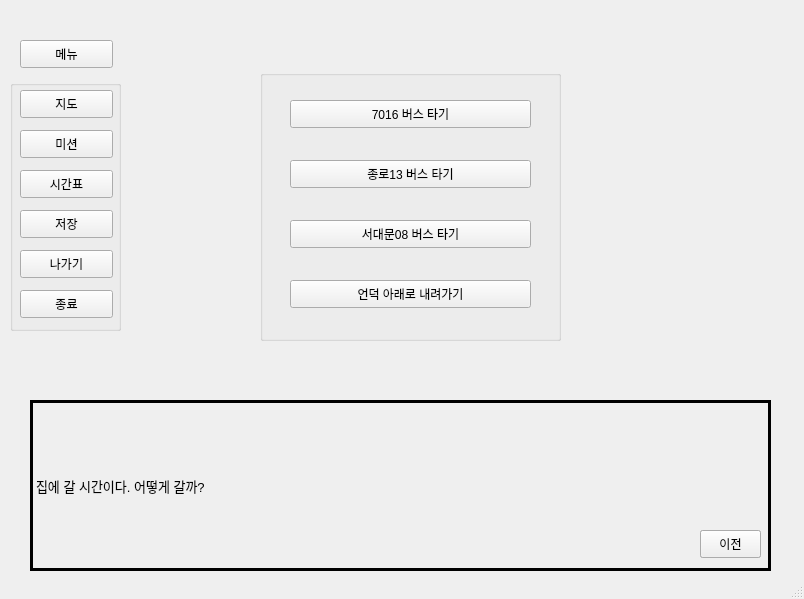
<?xml version="1.0" encoding="UTF-8"?>
<ui version="4.0">
 <class>SSG</class>
 <widget class="QMainWindow" name="SSG">
  <property name="geometry">
   <rect>
    <x>0</x>
    <y>0</y>
    <width>804</width>
    <height>599</height>
   </rect>
  </property>
  <property name="windowTitle">
   <string>SSG</string>
  </property>
  <widget class="QWidget" name="centralwidget">
   <widget class="QPushButton" name="menu">
    <property name="geometry">
     <rect>
      <x>20</x>
      <y>40</y>
      <width>93</width>
      <height>28</height>
     </rect>
    </property>
    <property name="text">
     <string>메뉴</string>
    </property>
   </widget>
   <widget class="QGroupBox" name="menuBox">
    <property name="geometry">
     <rect>
      <x>10</x>
      <y>80</y>
      <width>111</width>
      <height>251</height>
     </rect>
    </property>
    <property name="title">
     <string/>
    </property>
    <widget class="QPushButton" name="map">
     <property name="geometry">
      <rect>
       <x>10</x>
       <y>10</y>
       <width>93</width>
       <height>28</height>
      </rect>
     </property>
     <property name="text">
      <string>지도</string>
     </property>
    </widget>
    <widget class="QPushButton" name="mission">
     <property name="geometry">
      <rect>
       <x>10</x>
       <y>50</y>
       <width>93</width>
       <height>28</height>
      </rect>
     </property>
     <property name="text">
      <string>미션</string>
     </property>
    </widget>
    <widget class="QPushButton" name="save">
     <property name="geometry">
      <rect>
       <x>10</x>
       <y>130</y>
       <width>93</width>
       <height>28</height>
      </rect>
     </property>
     <property name="text">
      <string>저장</string>
     </property>
    </widget>
    <widget class="QPushButton" name="exit">
     <property name="geometry">
      <rect>
       <x>10</x>
       <y>210</y>
       <width>93</width>
       <height>28</height>
      </rect>
     </property>
     <property name="text">
      <string>종료</string>
     </property>
    </widget>
    <widget class="QPushButton" name="time">
     <property name="geometry">
      <rect>
       <x>10</x>
       <y>90</y>
       <width>93</width>
       <height>28</height>
      </rect>
     </property>
     <property name="text">
      <string>시간표</string>
     </property>
    </widget>
    <widget class="QPushButton" name="out_btn">
     <property name="geometry">
      <rect>
       <x>10</x>
       <y>170</y>
       <width>93</width>
       <height>28</height>
      </rect>
     </property>
     <property name="text">
      <string>나가기</string>
     </property>
    </widget>
   </widget>
   <widget class="QLabel" name="chat">
    <property name="geometry">
     <rect>
      <x>30</x>
      <y>400</y>
      <width>741</width>
      <height>171</height>
     </rect>
    </property>
    <property name="font">
     <font>
      <pointsize>10</pointsize>
     </font>
    </property>
    <property name="frameShape">
     <enum>QFrame::Box</enum>
    </property>
    <property name="lineWidth">
     <number>3</number>
    </property>
    <property name="midLineWidth">
     <number>3</number>
    </property>
    <property name="text">
     <string>집에 갈 시간이다. 어떻게 갈까?</string>
    </property>
    <property name="textFormat">
     <enum>Qt::AutoText</enum>
    </property>
    <property name="alignment">
     <set>Qt::AlignLeading|Qt::AlignLeft|Qt::AlignVCenter</set>
    </property>
   </widget>
   <widget class="QGroupBox" name="goHomeMenu">
    <property name="geometry">
     <rect>
      <x>260</x>
      <y>70</y>
      <width>301</width>
      <height>271</height>
     </rect>
    </property>
    <property name="font">
     <font>
      <kerning>true</kerning>
     </font>
    </property>
    <property name="title">
     <string/>
    </property>
    <property name="flat">
     <bool>false</bool>
    </property>
    <property name="checkable">
     <bool>false</bool>
    </property>
    <property name="checked">
     <bool>false</bool>
    </property>
    <widget class="QPushButton" name="bus7016">
     <property name="geometry">
      <rect>
       <x>30</x>
       <y>30</y>
       <width>241</width>
       <height>28</height>
      </rect>
     </property>
     <property name="text">
      <string>7016 버스 타기</string>
     </property>
    </widget>
    <widget class="QPushButton" name="bus13">
     <property name="geometry">
      <rect>
       <x>30</x>
       <y>90</y>
       <width>241</width>
       <height>28</height>
      </rect>
     </property>
     <property name="text">
      <string>종로13 버스 타기</string>
     </property>
    </widget>
    <widget class="QPushButton" name="bus08">
     <property name="geometry">
      <rect>
       <x>30</x>
       <y>150</y>
       <width>241</width>
       <height>28</height>
      </rect>
     </property>
     <property name="text">
      <string>서대문08 버스 타기</string>
     </property>
    </widget>
    <widget class="QPushButton" name="goHillDown">
     <property name="geometry">
      <rect>
       <x>30</x>
       <y>210</y>
       <width>241</width>
       <height>28</height>
      </rect>
     </property>
     <property name="text">
      <string>언덕 아래로 내려가기</string>
     </property>
    </widget>
   </widget>
   <widget class="QPushButton" name="nextButton">
    <property name="geometry">
     <rect>
      <x>700</x>
      <y>530</y>
      <width>61</width>
      <height>28</height>
     </rect>
    </property>
    <property name="text">
     <string>다음</string>
    </property>
   </widget>
   <widget class="QPushButton" name="backButton">
    <property name="geometry">
     <rect>
      <x>700</x>
      <y>530</y>
      <width>61</width>
      <height>28</height>
     </rect>
    </property>
    <property name="text">
     <string>이전</string>
    </property>
   </widget>
   <widget class="QLabel" name="imageLabel">
    <property name="geometry">
     <rect>
      <x>0</x>
      <y>10</y>
      <width>801</width>
      <height>361</height>
     </rect>
    </property>
    <property name="font">
     <font>
      <family>HY신명조</family>
     </font>
    </property>
    <property name="text">
     <string/>
    </property>
   </widget>
   <zorder>imageLabel</zorder>
   <zorder>menu</zorder>
   <zorder>menuBox</zorder>
   <zorder>chat</zorder>
   <zorder>goHomeMenu</zorder>
   <zorder>nextButton</zorder>
   <zorder>backButton</zorder>
  </widget>
  <widget class="QStatusBar" name="statusbar"/>
 </widget>
 <resources/>
 <connections/>
</ui>
